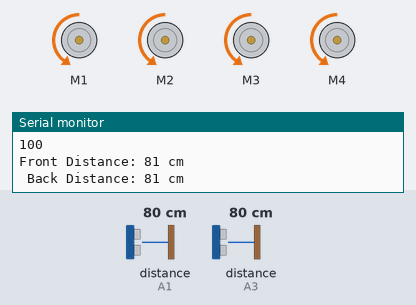
The sketch below on a simulated Arduino Uno, built with avr-gcc and run on an emulated ATmega328P. Parts: 4 × DC motor (green arrow = forward, orange = backward, longer = faster), the last lines printed to the serial monitor. The test bench sets the inputs (shaded band); at power-on: distance to the obstacle (sensors on A3, A1) 80 cm. The echo pulse lasts 58.3 µs per cm.

Above: at 1.2 s.
1.3 s: distance to the obstacle (sensor on A3) set to 96 cm
4.3 s: distance to the obstacle (sensor on A3) set to 106 cm
At 4.7 s:
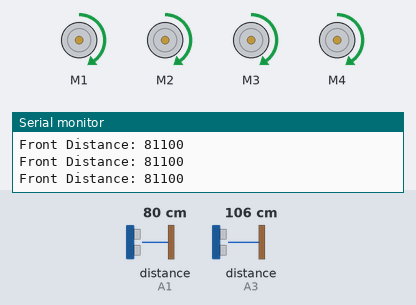
8.8 s: distance to the obstacle (sensor on A3) set to 9 cm
At 9.9 s:
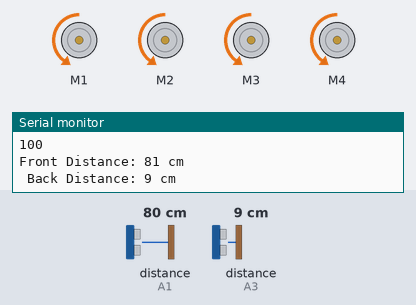
10.3 s: distance to the obstacle (sensor on A3) set to 120 cm
At 11.0 s:
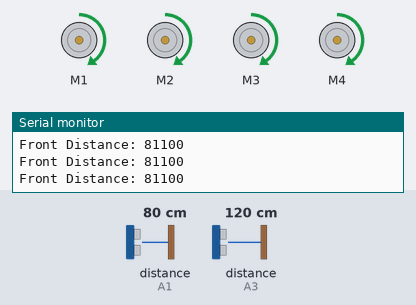
Timing chart, 0 to 13.3 s (numbered marks = the images above; inputs shaded):
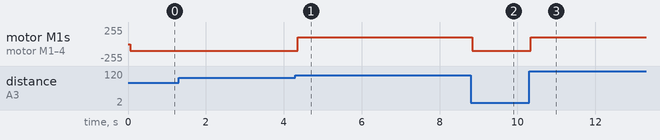

Measured:
- the behaviour switches between 100 and 101 cm on distance to the obstacle (sensor on A3) (found by bisection; images 0 and 1)
- after the input at 4.3 s, motor M1–4: backward 100/255 → forward 100/255 after 0.06 s
- after the input at 8.8 s, motor M1–4: forward 100/255 → backward 100/255 at once
- after the input at 10.3 s, motor M1–4: backward 100/255 → forward 100/255 at once

The sketch:

objfollow.ino
```cpp
#include <AFMotor.h>
#include <NewPing.h>

#define TRIGGER_PIN_FRONT A0
#define ECHO_PIN_FRONT A1
#define TRIGGER_PIN_BACK A2
#define ECHO_PIN_BACK A3
#define IR_PIN_LEFT A4
#define IR_PIN_RIGHT A5
#define MAX_DISTANCE 100

NewPing sonarFront(TRIGGER_PIN_FRONT, ECHO_PIN_FRONT, MAX_DISTANCE);
NewPing sonarBack(TRIGGER_PIN_BACK, ECHO_PIN_BACK, MAX_DISTANCE);
AF_DCMotor motorFrontLeft(1);  // Front left motor on M1 port
AF_DCMotor motorFrontRight(2); // Front right motor on M2 port
AF_DCMotor motorBackLeft(3);   // Back left motor on M3 port
AF_DCMotor motorBackRight(4);  // Back right motor on M4 port

int followDistance = 1142; // Desired distance from the object
int speed = 100; // Initial speed of the motors

void setup() {
  Serial.begin(9600);
  pinMode(IR_PIN_LEFT, INPUT);
  pinMode(IR_PIN_RIGHT, INPUT);
}
void loop() {
  delay(50);

  unsigned int distanceFront = sonarFront.ping_cm();
  unsigned int distanceBack = sonarBack.ping_cm();
  if(distanceFront != 0){
  Serial.print("Front Distance: ");
  Serial.print(distanceFront);
  }
  if(distanceBack !=0){
  Serial.print(" cm \n Back Distance: ");
  Serial.print(distanceBack);
  Serial.println(" cm\n");
  }
  Serial.println(speed);

  // Handle front sensor for following behavior
  if (distanceFront > 0 && distanceFront >= followDistance) {
    // Calculate speed proportional to the distance
    int speedAdjustment = (distanceFront - followDistance) * 5; // Adjust multiplier to tune responsiveness
    int adjustedSpeed = constrain(speed + speedAdjustment, 0, 255); // Ensure speed stays within motor limits
    setMotorSpeed(40);
    moveForward();
  } else if (distanceBack > 0 && distanceBack <= followDistance) {
    // If object detected at the back, reverse
    setMotorSpeed(100); // Set a reasonable speed for reversing
    moveBackward();
  } else {
    // Otherwise, move forward at normal speed
    setMotorSpeed(100);
    moveForward();
  }
}
void stoper(){
   motorFrontLeft.setSpeed(RELEASE);
  motorFrontRight.setSpeed(RELEASE);
  motorBackLeft.setSpeed(RELEASE);
  motorBackRight.setSpeed(RELEASE);
}
void setMotorSpeed(int motorSpeed) {
  motorFrontLeft.setSpeed(motorSpeed);
  motorFrontRight.setSpeed(motorSpeed);
  motorBackLeft.setSpeed(motorSpeed);
  motorBackRight.setSpeed(motorSpeed);
}

void moveForward() {
  motorFrontLeft.run(FORWARD);
  motorFrontRight.run(FORWARD);
  motorBackLeft.run(FORWARD);
  motorBackRight.run(FORWARD);
}

void moveBackward() {
  motorFrontLeft.run(BACKWARD);
  motorFrontRight.run(BACKWARD);
  motorBackLeft.run(BACKWARD);
  motorBackRight.run(BACKWARD);
}
```
